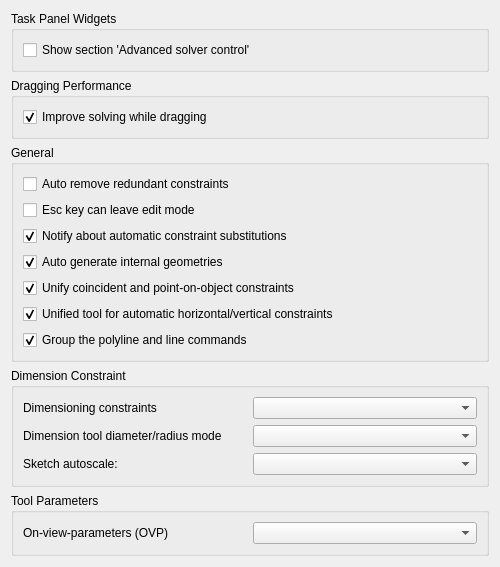
<?xml version="1.0" encoding="UTF-8"?>
<ui version="4.0">
 <class>SketcherGui::SketcherSettings</class>
 <widget class="QWidget" name="SketcherGui::SketcherSettings">
  <property name="geometry">
   <rect>
    <x>0</x>
    <y>0</y>
    <width>500</width>
    <height>536</height>
   </rect>
  </property>
  <property name="windowTitle">
   <string>General</string>
  </property>
  <layout class="QGridLayout" name="gridLayout">
   <item row="0" column="0">
    <widget class="QGroupBox" name="groupBox_2">
     <property name="title">
      <string>Task Panel Widgets</string>
     </property>
     <layout class="QGridLayout" name="gridLayout_4">
      <item row="0" column="0">
       <widget class="Gui::PrefCheckBox" name="checkBoxAdvancedSolverTaskBox">
        <property name="toolTip">
         <string>Displays the additional section 'Advanced Solver Controls' to adjust solver settings in the task view</string>
        </property>
        <property name="text">
         <string>Show section 'Advanced solver control'</string>
        </property>
        <property name="prefEntry" stdset="0">
         <cstring>ShowSolverAdvancedWidget</cstring>
        </property>
        <property name="prefPath" stdset="0">
         <cstring>Mod/Sketcher</cstring>
        </property>
       </widget>
      </item>
     </layout>
    </widget>
   </item>
   <item row="1" column="0">
    <widget class="QGroupBox" name="groupBox_4">
     <property name="title">
      <string>Dragging Performance</string>
     </property>
     <layout class="QGridLayout" name="gridLayout_5" rowstretch="0,0" columnstretch="0,0">
      <item row="1" column="0" colspan="2">
       <widget class="Gui::PrefCheckBox" name="checkBoxRecalculateInitialSolutionWhileDragging">
        <property name="toolTip">
         <string>Special solver algorithm will be used while dragging sketch elements.
Requires to re-enter edit mode to take effect.</string>
        </property>
        <property name="text">
         <string>Improve solving while dragging</string>
        </property>
        <property name="checked">
         <bool>true</bool>
        </property>
        <property name="prefEntry" stdset="0">
         <cstring>RecalculateInitialSolutionWhileDragging</cstring>
        </property>
        <property name="prefPath" stdset="0">
         <cstring>Mod/Sketcher</cstring>
        </property>
       </widget>
      </item>
     </layout>
    </widget>
   </item>
   <item row="2" column="0">
    <widget class="QGroupBox" name="groupBox_5">
     <property name="enabled">
      <bool>true</bool>
     </property>
     <property name="sizePolicy">
      <sizepolicy hsizetype="Expanding" vsizetype="Minimum">
       <horstretch>0</horstretch>
       <verstretch>0</verstretch>
      </sizepolicy>
     </property>
     <property name="minimumSize">
      <size>
       <width>0</width>
       <height>0</height>
      </size>
     </property>
     <property name="maximumSize">
      <size>
       <width>16777215</width>
       <height>16777215</height>
      </size>
     </property>
     <property name="baseSize">
      <size>
       <width>0</width>
       <height>0</height>
      </size>
     </property>
     <property name="title">
      <string>General</string>
     </property>
     <layout class="QVBoxLayout" name="verticalLayout_22">
      <item>
       <widget class="Gui::PrefCheckBox" name="checkBoxAutoRemoveRedundants">
        <property name="toolTip">
         <string>Automatically removes newly added redundant constraints</string>
        </property>
        <property name="text">
         <string>Auto remove redundant constraints</string>
        </property>
        <property name="checked">
         <bool>false</bool>
        </property>
        <property name="prefEntry" stdset="0">
         <cstring>AutoRemoveRedundants</cstring>
        </property>
        <property name="prefPath" stdset="0">
         <cstring>Mod/Sketcher</cstring>
        </property>
       </widget>
      </item>
      <item>
       <widget class="Gui::PrefCheckBox" name="checkBoxEnableEscape">
        <property name="toolTip">
         <string>Allows to leave an edit mode, the sketch's among them, by pressing the Esc key.
Off, Esc only cancels what goes on inside the edit; End edit (Shift+Esc) ends it.
This is the 3D view's setting, shared by every edit.</string>
        </property>
        <property name="text">
         <string>Esc key can leave edit mode</string>
        </property>
        <property name="checked">
         <bool>false</bool>
        </property>
        <property name="prefEntry" stdset="0">
         <cstring>EscapeEndsEdit</cstring>
        </property>
        <property name="prefPath" stdset="0">
         <cstring>View</cstring>
        </property>
       </widget>
      </item>
      <item>
       <widget class="Gui::PrefCheckBox" name="checkBoxNotifyConstraintSubstitutions">
        <property name="toolTip">
         <string>Notifies about automatic constraint substitutions</string>
        </property>
        <property name="text">
         <string>Notify about automatic constraint substitutions</string>
        </property>
        <property name="checked">
         <bool>true</bool>
        </property>
        <property name="prefEntry" stdset="0">
         <cstring>NotifyConstraintSubstitutions</cstring>
        </property>
        <property name="prefPath" stdset="0">
         <cstring>Mod/Sketcher/General</cstring>
        </property>
       </widget>
      </item>
      <item>
       <widget class="Gui::PrefCheckBox" name="checkBoxMakeInternals">
        <property name="text">
         <string>Auto generate internal geometries</string>
        </property>
        <property name="prefPath" stdset="0">
         <cstring>Mod/Sketcher</cstring>
        </property>
        <property name="checked">
         <bool>true</bool>
        </property>
        <property name="prefEntry" stdset="0">
         <cstring>MakeInternals</cstring>
        </property>
       </widget>
      </item>
      <item>
       <widget class="Gui::PrefCheckBox" name="checkBoxUnifiedCoincident">
        <property name="toolTip">
         <string>Unifies the coincident and point-on-object constraints in a single tool</string>
        </property>
        <property name="text">
         <string>Unify coincident and point-on-object constraints</string>
        </property>
        <property name="checked">
         <bool>true</bool>
        </property>
        <property name="prefEntry" stdset="0">
         <cstring>UnifiedCoincident</cstring>
        </property>
        <property name="prefPath" stdset="0">
         <cstring>Mod/Sketcher/Constraints</cstring>
        </property>
       </widget>
      </item>
      <item>
       <widget class="Gui::PrefCheckBox" name="checkBoxHorVerAuto">
        <property name="toolTip">
         <string>Unifies the horizontal and vertical constraints to an automatic command</string>
        </property>
        <property name="text">
         <string>Unified tool for automatic horizontal/vertical constraints</string>
        </property>
        <property name="checked">
         <bool>true</bool>
        </property>
        <property name="prefEntry" stdset="0">
         <cstring>AutoHorVer</cstring>
        </property>
        <property name="prefPath" stdset="0">
         <cstring>Mod/Sketcher/Constraints</cstring>
        </property>
       </widget>
      </item>
      <item>
       <widget class="Gui::PrefCheckBox" name="checkBoxLineGroup">
        <property name="toolTip">
         <string>Shows a command group button that contains both the polyline and line commands. Otherwise, each command has its own separate button.</string>
        </property>
        <property name="text">
         <string>Group the polyline and line commands</string>
        </property>
        <property name="checked">
         <bool>true</bool>
        </property>
        <property name="prefEntry" stdset="0">
         <cstring>UnifiedLineCommands</cstring>
        </property>
        <property name="prefPath" stdset="0">
         <cstring>Mod/Sketcher/Commands</cstring>
        </property>
       </widget>
      </item>
     </layout>
    </widget>
   </item>
   <item row="3" column="0">
    <widget class="QGroupBox" name="groupBox_6">
     <property name="sizePolicy">
      <sizepolicy hsizetype="Expanding" vsizetype="Minimum">
       <horstretch>0</horstretch>
       <verstretch>0</verstretch>
      </sizepolicy>
     </property>
     <property name="title">
      <string>Dimension Constraint</string>
     </property>
     <layout class="QGridLayout" name="gridLayout_general">
      <item row="0" column="0">
       <widget class="QLabel" name="dimensioningLabel">
        <property name="text">
         <string>Dimensioning constraints</string>
        </property>
       </widget>
      </item>
	  <item row="0" column="1">
       <widget class="QComboBox" name="dimensioningMode">
        <property name="toolTip">
         <string>Select the type of dimensioning constraints for your toolbar:
'Single tool': A single tool for all dimensioning constraints in the toolbar: Distance, Distance X / Y, Angle, Radius. (Others in dropdown)
'Separated tools': Individual tools for each dimensioning constraint.
'Both': You will have both the 'Dimension' tool and the separated tools.
This setting is only for the toolbar. Whichever you choose, all tools are always available in the menu and through shortcuts.</string>
        </property>
       </widget>
      </item>
      <item row="1" column="0">
       <widget class="QLabel" name="radiusDiameterLabel">
        <property name="text">
         <string>Dimension tool diameter/radius mode</string>
        </property>
       </widget>
      </item>
	  <item row="1" column="1">
       <widget class="QComboBox" name="radiusDiameterMode">
        <property name="toolTip">
         <string>While using the Dimension tool you may choose how to handle circles and arcs:
'Auto': The tool will apply radius to arcs and diameter to circles.
'Diameter': The tool will apply diameter to both arcs and circles.
'Radius': The tool will apply radius to both arcs and circles.</string>
        </property>
       </widget>
      </item>
      <item row="2" column="0">
       <widget class="QLabel" name="autoScaleLabel">
        <property name="text">
         <string>Sketch autoscale:</string>
        </property>
       </widget>
      </item>
      <item row="2" column="1">
       <widget class="QComboBox" name="autoScaleMode">
        <property name="toolTip">
         <string>When the first scale-defining dimension of a sketch (a distance, radius or diameter) is set, the whole sketch is scaled about its origin to match it and kept the same size on screen:
'Always': Scale whenever the sketch has no external geometry and no blocked geometry.
'Never': Do not scale.
'When no scale feature is visible': Also leave the sketch alone when a visible object in the document already gives a sense of scale.</string>
        </property>
       </widget>
      </item>
     </layout>
    </widget>
   </item>
   <item row="4" column="0">
    <widget class="QGroupBox" name="groupBox_6">
     <property name="sizePolicy">
      <sizepolicy hsizetype="Expanding" vsizetype="Minimum">
       <horstretch>0</horstretch>
       <verstretch>0</verstretch>
      </sizepolicy>
     </property>
     <property name="title">
      <string>Tool Parameters</string>
     </property>
     <layout class="QGridLayout" name="gridLayout_vis">
      <item row="0" column="0">
       <widget class="QLabel" name="ovpVisibilityLabel">
        <property name="text">
         <string>On-view-parameters (OVP)</string>
        </property>
       </widget>
      </item>
	  <item row="0" column="1">
       <widget class="QComboBox" name="ovpVisibility">
        <property name="toolTip">
         <string>Choose a visibility mode for the On-View-Parameters:
'Disabled': On-View-Parameters are completely disabled.
'Dimensional only': Only dimensional On-View-Parameters are visible. They are the most useful. For example, the radius of a circle.
'All': Both dimensional and positional On-View-Parameters. Positionals are the (x,y) position of the cursor. For example for the center of a circle.</string>
        </property>
       </widget>
      </item>
     </layout>
    </widget>
   </item>
   <item row="5" column="0">
    <spacer name="verticalSpacer">
     <property name="orientation">
      <enum>Qt::Vertical</enum>
     </property>
     <property name="sizeHint" stdset="0">
      <size>
       <width>20</width>
       <height>40</height>
      </size>
     </property>
    </spacer>
   </item>
  </layout>
 </widget>
 <customwidgets>
  <customwidget>
   <class>Gui::PrefCheckBox</class>
   <extends>QCheckBox</extends>
   <header>Gui/PrefWidgets.h</header>
  </customwidget>
 </customwidgets>
 <tabstops>
  <tabstop>checkBoxAdvancedSolverTaskBox</tabstop>
  <tabstop>checkBoxRecalculateInitialSolutionWhileDragging</tabstop>
  <tabstop>checkBoxAutoRemoveRedundants</tabstop>
  <tabstop>checkBoxEnableEscape</tabstop>
  <tabstop>checkBoxNotifyConstraintSubstitutions</tabstop>
 </tabstops>
 <resources/>
 <connections/>
</ui>
